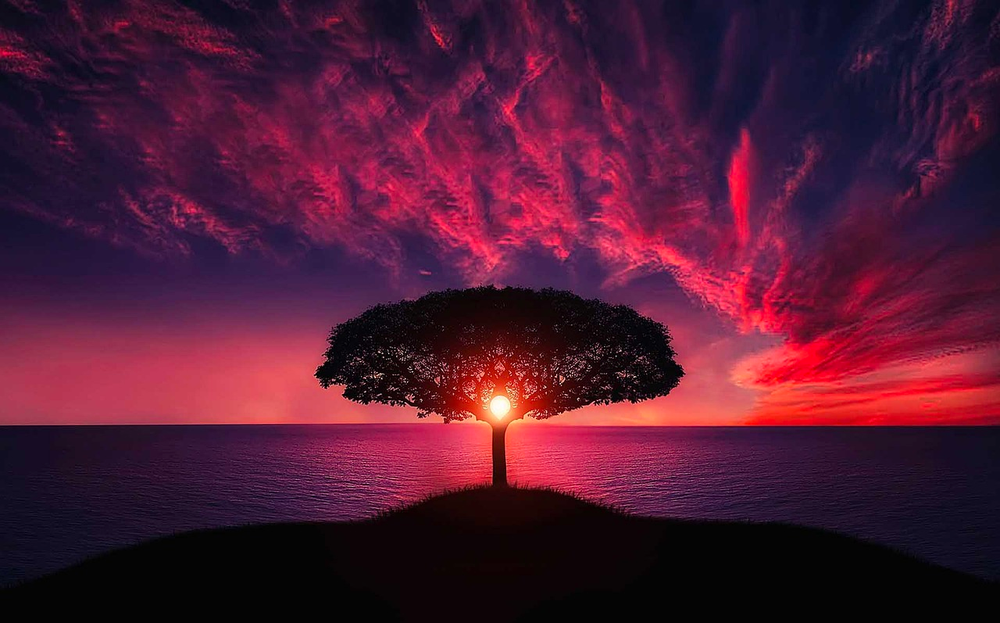
#> input picture LAB 2/INLAB/img.png, 1000 x 623 px, shrunk from 1280 x 797 before the run
$ python InLab1.py   (older library calls are emulated)
#> lines starting #> are read from the running program, lines starting #| are printed output that depends on the picture
import cv2
import numpy as np

image_path = "img.png"
original_image = cv2.imread(image_path)
#> original_image is the input picture: shape (623, 1000, 3); mean B, G, R 51.4, 25.9, 79.4

if original_image is None:
    print("Error: Image not loaded.")
    exit()

ycrcb_image = cv2.cvtColor(original_image, cv2.COLOR_BGR2YCrCb)
#> ycrcb_image: shape (623, 1000, 3); mean of channels 0, 1, 2 44.8, 152.7, 131.7
hsv_image = cv2.cvtColor(original_image, cv2.COLOR_BGR2HSV)
#> hsv_image: shape (623, 1000, 3); mean H, S, V 132.6, 155.7, 83.8
lab_image = cv2.cvtColor(original_image, cv2.COLOR_BGR2LAB)
#> lab_image: shape (623, 1000, 3); mean of channels 0, 1, 2 48.6, 154, 124.7

gray_image = cv2.cvtColor(original_image, cv2.COLOR_BGR2GRAY)
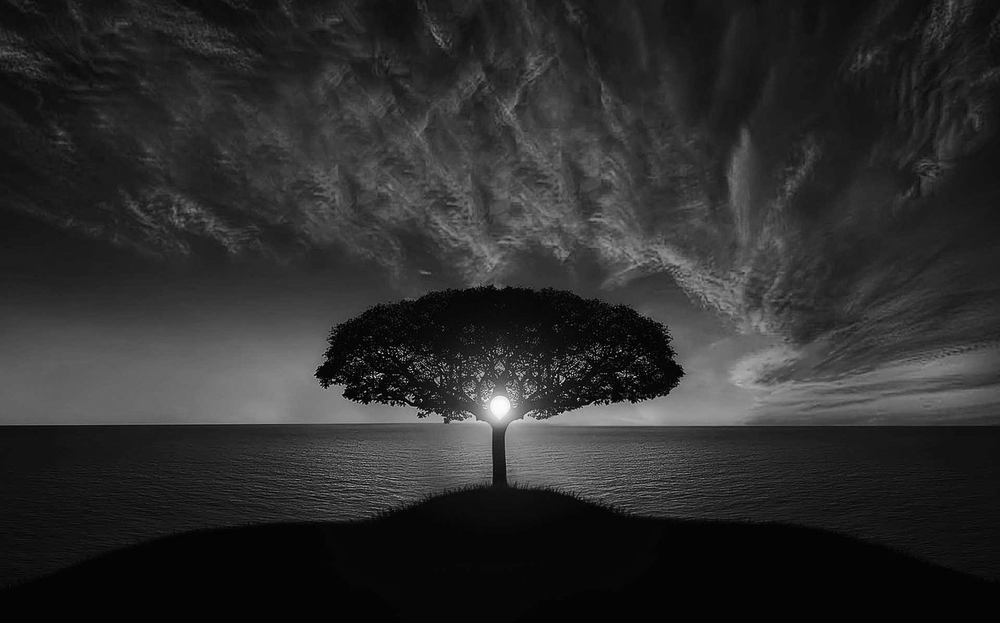
#> gray_image: shape (623, 1000); min 0, max 254, mean 44.8
laplacian = cv2.Laplacian(gray_image, cv2.CV_64F)
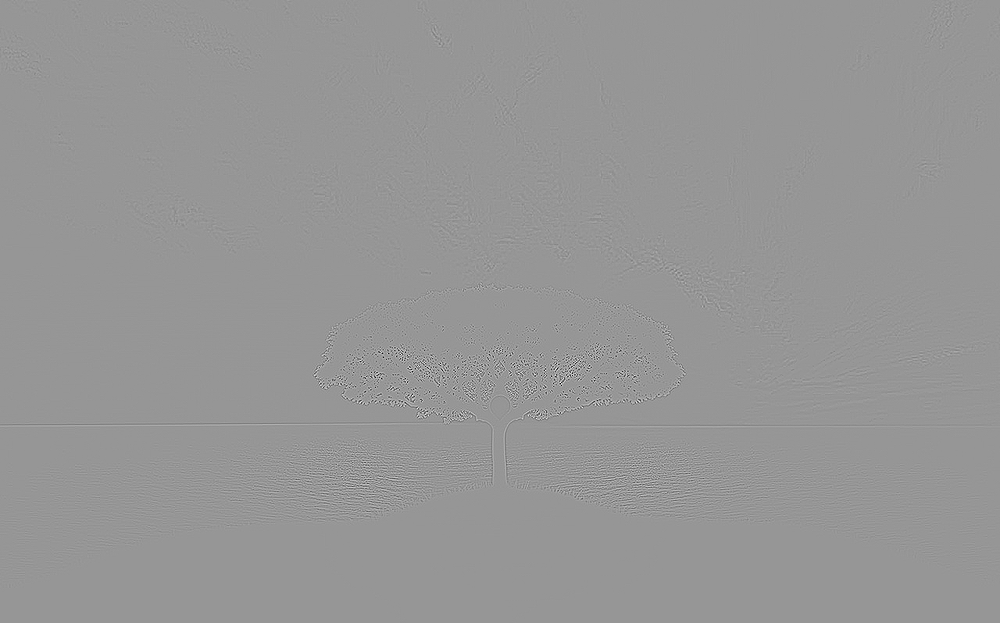
#> laplacian: shape (623, 1000) float64; min -603, max 419, mean 0; drawn with min black and max white
edge_map = np.uint8(np.absolute(laplacian))
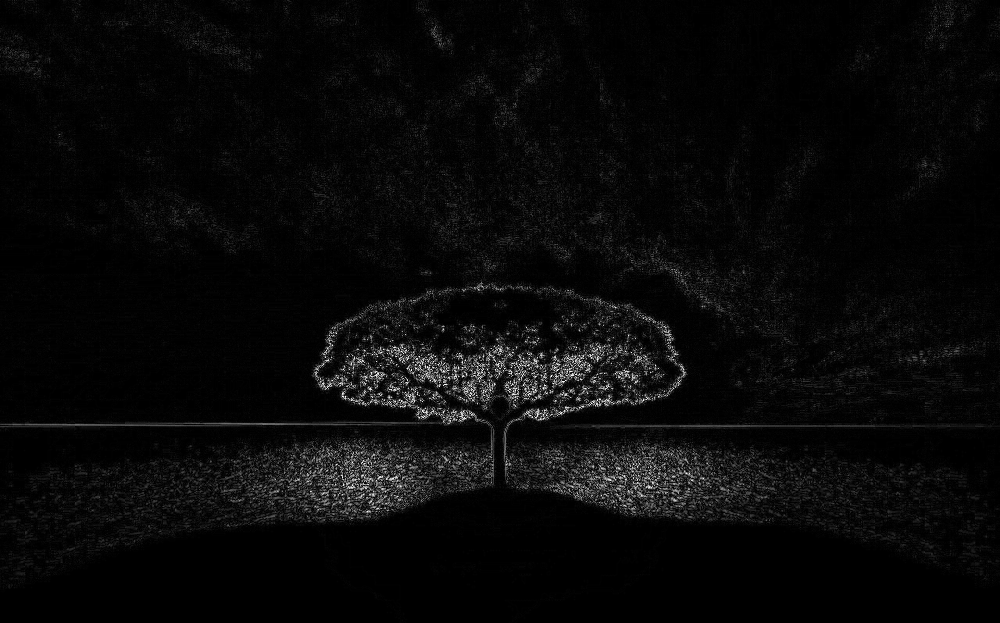
#> edge_map: shape (623, 1000); min 0, max 255, mean 9

heatmap = cv2.applyColorMap(gray_image, cv2.COLORMAP_JET)
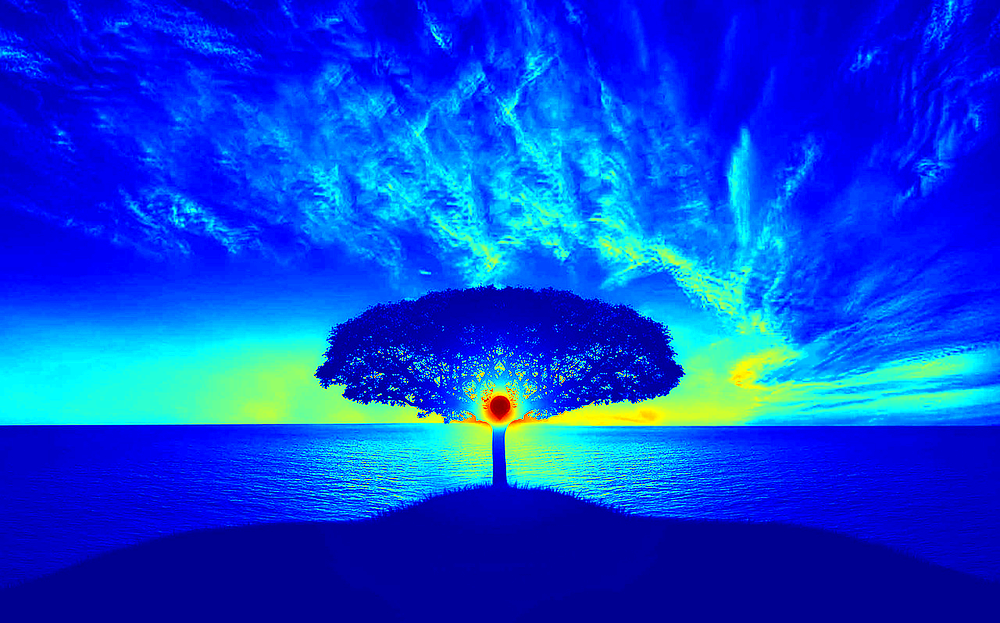
#> heatmap: shape (623, 1000, 3); mean B, G, R 219, 68.5, 9.2
spectral_map = cv2.applyColorMap(edge_map, cv2.COLORMAP_RAINBOW)
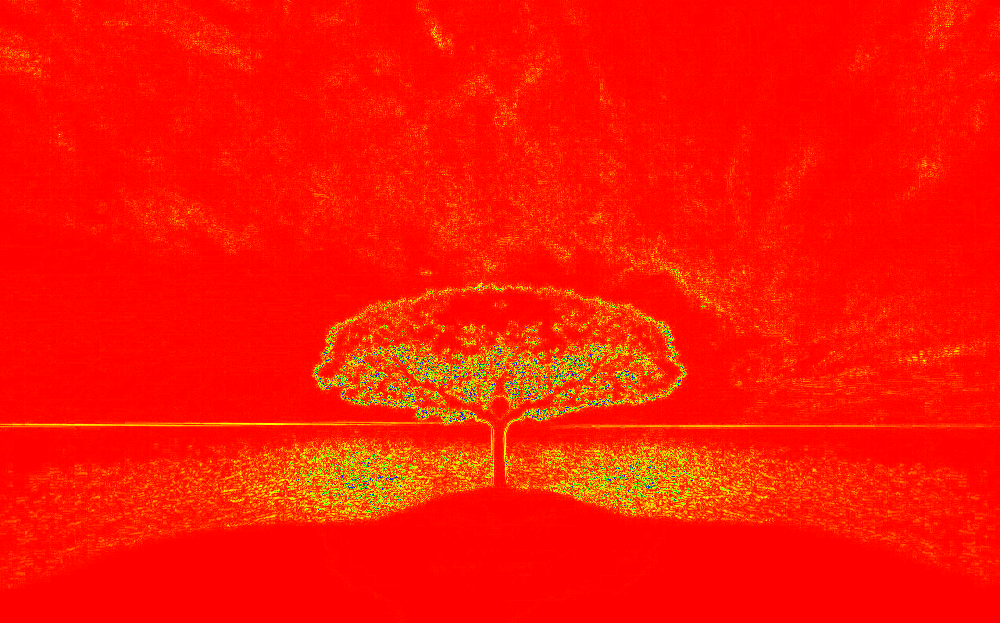
#> spectral_map: shape (623, 1000, 3); mean B, G, R 0.6, 20.4, 253.2

cv2.imshow("Original Image", original_image)
cv2.imshow("YCrCb Image", ycrcb_image)
cv2.imshow("HSV Image", hsv_image)
cv2.imshow("LAB Image", lab_image)
cv2.imshow("Edge Map", edge_map)
cv2.imshow("Heat Map", heatmap)
cv2.imshow("Spectral Map", spectral_map)

cv2.waitKey(0)
cv2.destroyAllWindows()
